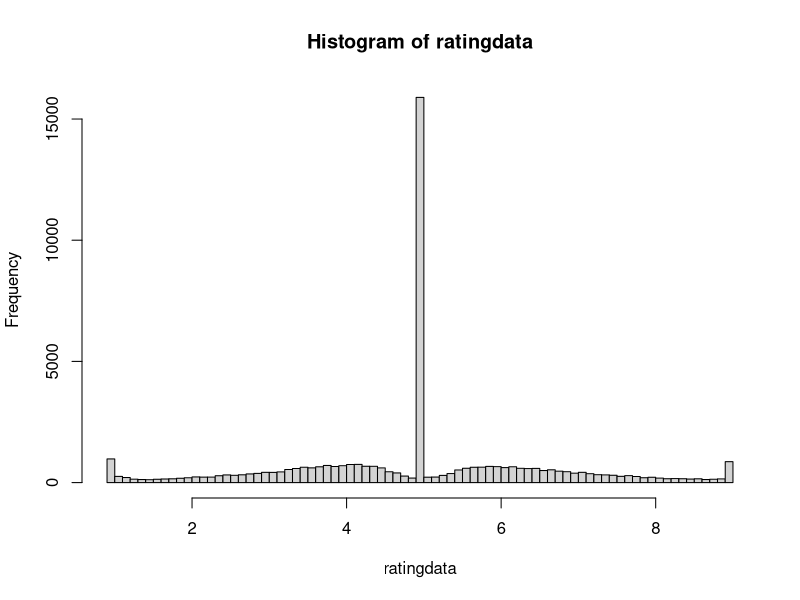

The R source for this figure: (Note: this script raises an error after producing the figure.)
############################################################################
## Joint Modeling Oracle Reliability and Human Regularity in
## Large-scale Crowdsourced Affective Data
## Jianbo Ye <jxy198 at ist.psu.edu>

############################################################################
library("Matrix")
library("pracma")
library("ggplot2")

## create hyperedge I_{i,j}^{(k)} within an image k
## from continous 1D dimension data
agreement_hyperedge = function (vals, cutoff = 2.0) {
  l = length(vals);
  if (l<=1) return (0.);
  sqrdiff = matrix(vals*vals, l, l) + 
    matrix(vals*vals, l, l, byrow = T) - 
    2* vals %*% t(vals);
  agreemat = (sqrdiff <= cutoff*cutoff);
  diag(agreemat) = 0;
  return (agreemat);
}

crossagreement = function (vals0, vals1, trusts, cutoff=2.0) {
  l0=length(vals0);
  l1=length(vals1);
  stopifnot(length(trusts) == l1);
  if (min(l0,l1)==1) return (0.);
  sqrdiff = matrix(vals0 * vals0, l0, l1) +
            matrix(vals1 * vals1, l0, l1, byrow = T) -
            2* vals0 %*% t(vals1);
  return(((sqrdiff <= cutoff*cutoff) %*% trusts) / sum(trusts));
}

############################################################################
## metadata
metrics = c("valence", "arousal", "dominance", "likeness");
ticks_of_metrics = c(0.1, 0.1, 0.1, 1.);
highestbreak_of_metrics = c(9., 9., 9., 7.);

############################################################################
## read csv data
the_metric = 3;
emodata = read.csv("filter_four.csv", 
                   header=FALSE, 
                   col.names = c("pid", "uid", metrics));
## set property of interests
ratingdata=emodata[[the_metric + 2]];

## set the minimal score difference
ticks=ticks_of_metrics[the_metric];

## set the minimal score
lowestbreak=1-ticks;

## set the maximal score
highestbreak=highestbreak_of_metrics[the_metric];

## quantize data into histograms
histcount = hist(ratingdata, breaks=seq(lowestbreak,highestbreak,ticks));

## set number of ratings
n=length(ratingdata);

## set percentiles at each score
histcum=cumsum(c(0, histcount$counts));

## set the cutoff agreement threshold
cutoff=nrow(emodata)/5.;

## set image_count and user_count
M = max(emodata$pid);
N = max(emodata$uid);

## create raw sparse matrix data
sdata = sparseMatrix(i=emodata$pid, j=emodata$uid, x=ratingdata, 
                     dims=c(M,N));

############################################################################
computetrusts = function (usr_trusts, sdata) {
  ## create agreement matrix
  agreedata = sdata;
  img_trusts = as.vector((sdata != 0) %*% usr_trusts);
  rcnt = colSums(sdata != 0);
  randrate=(histcum[1:((length(histcum)-1))] + histcum[2:length(histcum)])/cutoff;
  comlist=c();
  for (i in 1:nrow(sdata)) {
    rawdata=sdata[i,,drop=TRUE];
    if (nnzero(rawdata) > 0) {
      uid=which(rawdata!=0);
      idx=round((rawdata[uid]-lowestbreak)/ticks);
      withinrate=(histcum[idx]+histcum[idx+1])/cutoff;
      I=agreement_hyperedge(withinrate);
      rawdata=(I %*% usr_trusts[uid]) / colSums(I);
      comlist=c(comlist, 
                sum(crossagreement(randrate, withinrate, usr_trusts[uid]) * histcount$counts) /
                sum(histcount$counts));
      agreedata[i, uid] = rawdata;
    }
  }
  #usrprof=colSums(sdata)/rcnt;
  usrprof=as.vector((img_trusts %*% agreedata) / (img_trusts %*% (sdata != 0)));
  #randtrust = mean(comlist)
  randtrust = sum(comlist * img_trusts[which(img_trusts>0)]) / sum(img_trusts);
  return(list("usr" = usrprof, "rand" = randtrust))
}



create_agreement_hypergraph = function (sparse_ordinal_data, cutoff) {
  n = sum(rowSums(sdata != 0) > 0);
  I = list(n);
  U = list(n);
  incr=0;
  for (i in 1:nrow(sdata)) {
    rawdata=sdata[i,,drop=TRUE];
    if (nnzero(rawdata) > 0) {
      incr = incr+1;
      uid=which(rawdata!=0);
      idx=round((rawdata[uid]-lowestbreak)/ticks);
      withinrate=(histcum[idx]+histcum[idx+1])/cutoff;
      I[[incr]]=agreement_hyperedge(withinrate);
      U[[incr]]=uid;
    }
  }
  return(list("I" =I, "U" =U));
}

## EM-like algorithm
simpleEM = function () {
  result=computetrusts(rep(1,N), sdata);
  for (iter in 1:10) {
    result_new=computetrusts(result$usr, sdata);
    change=abs(result$usr - result_new$usr);
    print(sum(change[which(change > 0)]));
    result = result_new;
  }
  return(result)
}

############################################################################

hypergraph = create_agreement_hypergraph(sdata, cutoff);


# result=simpleEM();

## draw trustability population
plotdata = function (res) {
  usrprof=res$usr;
  randtrust=res$rand;

  plot(density(usrprof[which(usrprof>0)], adjust=2), xlim=c(0,1),col='blue',
      main = "Density of Trustabilities between Random and Human",
      xlab = "Trustability");
  abline(v=randtrust, col = "blue", lwd = 2);
}

# plotdata(result);
x = as.data.frame(table(unlist(hypergraph$U)))
hypergraph$oracles = sort(unique (unlist(hypergraph$U)));
hypergraph$oracles = hypergraph$oracles[order(x$Freq, decreasing = TRUE)]
hypergraph$inv_oracles = as.vector(matrix(0, 1, max(hypergraph$oracles)));
hypergraph$inv_oracles[hypergraph$oracles] = 1:length(hypergraph$oracles);
theta=glba(hypergraph);
usr=vector("numeric", ncol(sdata));
usr[hypergraph$oracles] = theta$tau;

## calculate most trustable images
imgtrusts=as.vector(1-exp((sdata != 0) %*% log(1-usr)));
labeled=which(imgtrusts > 0);
avgscores=as.vector(sdata %*% usr) / as.vector((sdata != 0) %*% usr);
avgscores2=as.vector(rowSums(sdata)) / as.vector(rowSums(sdata != 0));
hist(imgtrusts[labeled], breaks = 20, xlab = "Cum. Reliability", main = "Image Reliability")
#plot(density(avgscores[labeled], adjust = 2, na.rm = TRUE))

print(cor(t(rbind(avgscores[labeled], avgscores2[labeled])), method = "spearman"));


## plot trustability vs. avg scores
df = data.frame(x=rnorm(length(labeled)),y=rnorm(length(labeled)));
ggplot(df,aes(x=imgtrusts[labeled],y=avgscores[labeled]))+stat_density2d(aes(alpha=..level..), geom="polygon") +xlab("Reliability") +ylab("AvgScore");

## print top img sorted by trustability
## print top whose simple average is lower than mid
sorted = sort.int( (avgscores * imgtrusts), decreasing = TRUE , index.return = TRUE)
#write(labeled[sorted$ix[1:1000]], file=paste0(metrics[the_metric], "_high.txt"), ncolumns=1)
write(labeled[sorted$ix[which(avgscores2[labeled][sorted$ix[sorted$x > (highestbreak+1)/2 + 1]] < (highestbreak+1)/2)]], file=paste0(metrics[the_metric], "_high0.txt"), ncolumns=1)
sorted = sort.int( (highestbreak+1 - avgscores) * imgtrusts, decreasing = TRUE , index.return = TRUE)
#write(labeled[sorted$ix[1:1000]], file=paste0(metrics[the_metric], "_low.txt"), ncolumns=1)
write(labeled[sorted$ix[which(avgscores2[labeled][sorted$ix[sorted$x > (highestbreak+1)/2 + 1]] > (highestbreak+1)/2)]], file=paste0(metrics[the_metric], "_low0.txt"), ncolumns=1)


sorted = sort.int( avgscores2, decreasing = TRUE , index.return = TRUE)
#write(labeled[sorted$ix[1:1000]], file=paste0(metrics[the_metric], "_high.txt"), ncolumns=1)
write(labeled[sorted$ix[which(((highestbreak+1 - avgscores) * imgtrusts)[labeled][sorted$ix[sorted$x > (highestbreak+1)/2 + 1]] > (highestbreak+1)/2)]], file=paste0(metrics[the_metric], "_high1.txt"), ncolumns=1)
sorted = sort.int( avgscores2, decreasing = FALSE , index.return = TRUE)
#write(labeled[sorted$ix[1:1000]], file=paste0(metrics[the_metric], "_low.txt"), ncolumns=1)
write(labeled[sorted$ix[which((avgscores * imgtrusts)[labeled][sorted$ix[sorted$x < (highestbreak+1)/2 - 1]] > (highestbreak+1)/2)]], file=paste0(metrics[the_metric], "_low1.txt"), ncolumns=1)

